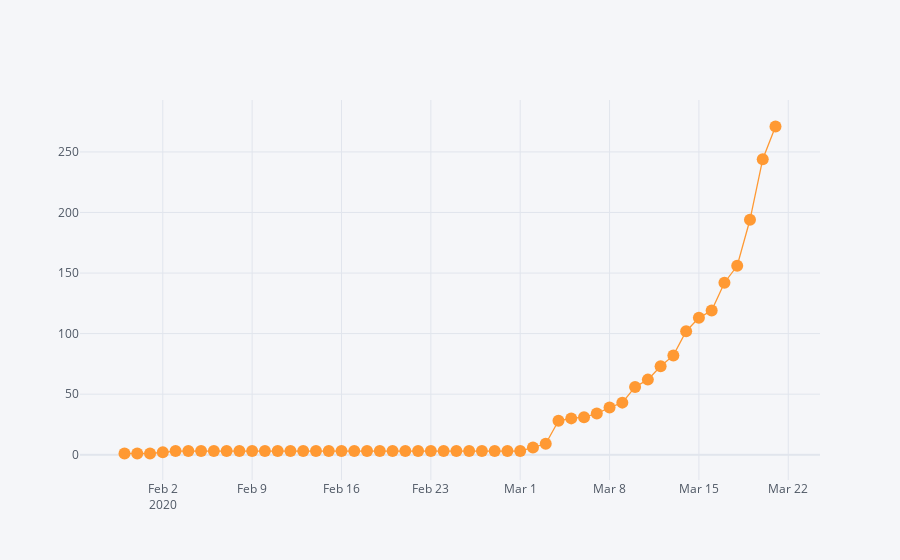

The notebook cell this image was saved under:
### Code cell
dbd_India.iplot(kind='scatter', x='Date', y='Total Cases', mode='lines+markers')

### Figure 1 — Plotly figure (JSON) as saved in the notebook; plotly's stock layout.template omitted (floating-point values rounded to 4 significant figures)
{"data": [{"line": {"color": "rgba(255, 153, 51, 1.0)", "dash": "solid", "shape": "linear", "width": 1.3}, "marker": {"size": 12, "symbol": "circle"}, "mode": "lines+markers", "name": "Total Cases", "text": "", "type": "scatter", "x": ["2020-01-30", "2020-01-31", "2020-02-01", "2020-02-02", "2020-02-03", "2020-02-04", "2020-02-05", "2020-02-06", "2020-02-07", "2020-02-08", "2020-02-09", "2020-02-10", "2020-02-11", "2020-02-12", "2020-02-13", "2020-02-14", "2020-02-15", "2020-02-16", "2020-02-17", "2020-02-18", "2020-02-19", "2020-02-20", "2020-02-21", "2020-02-22", "2020-02-23", "2020-02-24", "2020-02-25", "2020-02-26", "2020-02-27", "2020-02-28", "2020-02-29", "2020-03-01", "2020-03-02", "2020-03-03", "2020-03-04", "2020-03-05", "2020-03-06", "2020-03-07", "2020-03-08", "2020-03-09", "2020-03-10", "2020-03-11", "2020-03-12", "2020-03-13", "2020-03-14", "2020-03-15", "2020-03-16", "2020-03-17", "2020-03-18", "2020-03-19", "2020-03-20", "2020-03-21"], "y": [1, 1, 1, 2, 3, 3, 3, 3, 3, 3, 3, 3, 3, 3, 3, 3, 3, 3, 3, 3, 3, 3, 3, 3, 3, 3, 3, 3, 3, 3, 3, 3, 6, 9, 28, 30, 31, 34, 39, 43, 56, 62, 73, 82, 102, 113, 119, 142, 156, 194, 244, 271]}], "layout": {"autosize": true, "legend": {"bgcolor": "#F5F6F9", "font": {"color": "#4D5663"}}, "paper_bgcolor": "#F5F6F9", "plot_bgcolor": "#F5F6F9", "title": {"font": {"color": "#4D5663"}}, "xaxis": {"autorange": true, "gridcolor": "#E1E5ED", "range": ["2020-01-26 18:32:32.7121", "2020-03-24 05:27:27.2879"], "showgrid": true, "tickfont": {"color": "#4D5663"}, "title": {"font": {"color": "#4D5663"}, "text": ""}, "type": "date", "zerolinecolor": "#E1E5ED"}, "yaxis": {"autorange": true, "gridcolor": "#E1E5ED", "range": [-23.87, 295.9], "showgrid": true, "tickfont": {"color": "#4D5663"}, "title": {"font": {"color": "#4D5663"}, "text": ""}, "type": "linear", "zerolinecolor": "#E1E5ED"}}}
